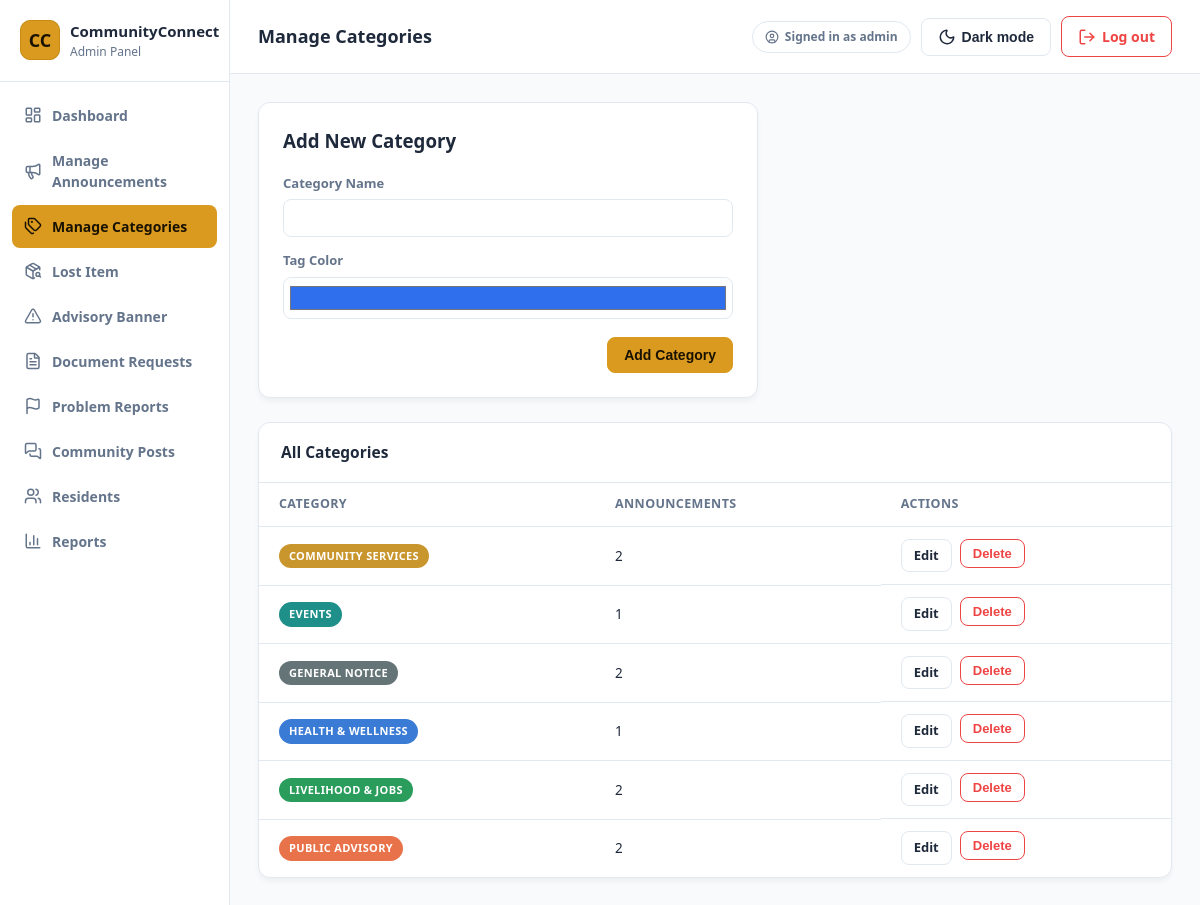
/admin/manage_categories.php (signed in), run on the app's committed database.
### tables this page shows
CREATE TABLE categories (
    id VARCHAR(20) PRIMARY KEY,
    name VARCHAR(60) NOT NULL UNIQUE,
    color VARCHAR(10) NOT NULL,
    created_at TIMESTAMP DEFAULT CURRENT_TIMESTAMP
);

### public/admin/manage_categories.php (the view, shortened to what this page needs)
<?php
require_once __DIR__ . '/includes/admin_layout_top.php';
$editRow = null;
$categories = $pdo->query(
    "SELECT c.*, (SELECT COUNT(*) FROM announcements a WHERE a.category = c.name) AS usage_count
     FROM categories c ORDER BY c.name"
)->fetchAll();
?>
<!DOCTYPE html>
<html lang="en" data-theme="light">
<head>
    <link rel="stylesheet" href="../assets/css/style.css">
</head>
<body>
<div class="admin-shell">
    <?php include __DIR__ . '/includes/sidebar.php'; ?>
    <div class="admin-main">
        <?php include __DIR__ . '/includes/topbar.php'; ?>
        <div class="admin-content">
            <div class="panel" style="max-width: 500px; padding: 24px;">
                <h3 style="margin-top:0;"><?= $editRow ? 'Edit Category' : 'Add New Category' ?></h3>
                <form method="post">
                    <div class="field">
                        <label for="name">Category Name</label>
                        <input type="text" id="name" name="name" required value="<?= e($editRow['name'] ?? '') ?>">
                    </div>
                    <div class="field">
                        <label for="color">Tag Color</label>
                        <input type="color" id="color" name="color" value="<?= e($editRow['color'] ?? DEFAULT_CATEGORY_COLOR) ?>" style="height:42px; padding:4px; cursor:pointer;">
                    </div>
                    <div class="modal-actions">
                        <button type="submit" class="btn btn-primary"><?= $editRow ? 'Save Changes' : 'Add Category' ?></button>
                    </div>
                </form>
            </div>
            <div class="panel">
                <div class="panel-header">
                    <h3>All Categories</h3>
                </div>
                <div class="table-scroll">
                    <table class="data-table">
                        <thead>
                            <tr>
                                <th>Category</th>
                                <th>Announcements</th>
                                <th>Actions</th>
                            </tr>
                        </thead>
                        <tbody>
                            <?php foreach ($categories as $c): ?>
                                <tr>
                                    <td><span class="tag" style="background: <?= e($c['color']) ?>;"><?= e($c['name']) ?></span></td>
                                    <td><?= (int)$c['usage_count'] ?></td>
                                    <td class="row-actions">
                                        <a href="manage_categories.php?edit=<?= urlencode($c['id']) ?>" class="btn btn-sm">Edit</a>
                                        <form method="post" onsubmit="return confirm('Delete this category?');">
                                            <button type="submit" class="btn btn-sm btn-danger" <?= $c['usage_count'] > 0 ? 'title="In use — cannot delete"' : '' ?>>Delete</button>
                                        </form>
                                    </td>
                                </tr>
                            <?php endforeach; ?>
                        </tbody>
                    </table>
                </div>
            </div>
        </div>
    </div>
</div>
</body>
</html>

### public/assets/css/style.css (style rules this page uses)
:root { --bg: #2b0a10; --bg-elevated: #161d2c; --surface: #1b2334; --surface-hover: #212b40; --border: #2b3650; --text: #e8ecf5; --text-muted: #9aa6bd; --text-faint: #6b7794; --accent: #f0a824; --accent-hover: #f7bb4c; --accent-text: #1a1200; --accent-rgb: 240, 168, 36; --success: #35c48f; --success-rgb: 53, 196, 143; --danger: #ff6b6b; --danger-rgb: 255, 107, 107; --accent-purple: #a78bfa; --accent-purple-rgb: 167, 139, 250; --accent-orange: #ffa94d; --accent-orange-rgb: 255, 169, 77; --shadow: 0 8px 24px rgba(0, 0, 0, 0.35); --shadow-soft: 0 10px 30px rgba(0, 0, 0, 0.28); --radius: 12px; --radius-sm: 8px; --radius-lg: 18px; --navy: #0f172a; --navy-rgb: 15, 23, 42; }
:root[data-theme="light"] { --bg: #f8fafc; --bg-elevated: #ffffff; --surface: #ffffff; --surface-hover: #f1f5f9; --border: #e2e8f0; --text: #1e293b; --text-muted: #64748b; --text-faint: #94a3b8; --accent: #d99a1f; --accent-hover: #c78a15; --accent-text: #1a1200; --accent-rgb: 217, 154, 31; --success: #10b981; --success-rgb: 16, 185, 129; --danger: #ef4444; --danger-rgb: 239, 68, 68; --accent-purple: #8b5cf6; --accent-purple-rgb: 139, 92, 246; --accent-orange: #f59e0b; --accent-orange-rgb: 245, 158, 11; --shadow: 0 10px 25px -5px rgba(15, 23, 42, 0.1); --shadow-soft: 0 4px 6px -1px rgba(0, 0, 0, 0.05); }
* { box-sizing: border-box; }
html, body { margin: 0; padding: 0; background-color: var(--bg); color: var(--text); }
body { font-family: "Segoe UI", Roboto, -apple-system, BlinkMacSystemFont, sans-serif; line-height: 1.5; transition: background 0.2s ease, color 0.2s ease; }
a { color: var(--accent); text-decoration: none; }
.btn { display: inline-flex; align-items: center; gap: 6px; padding: 9px 16px; border-radius: var(--radius-sm); border: 1px solid var(--border); background: var(--surface); color: var(--text); font-size: 14px; font-weight: 600; cursor: pointer; transition: all 0.15s ease; }
.btn-primary { background: var(--accent); border-color: var(--accent); color: var(--accent-text); }
.btn-danger { background: transparent; border-color: var(--danger); color: var(--danger); }
.btn-sm { padding: 6px 12px; font-size: 13px; }
.tag { display: inline-block; align-self: flex-start; font-size: 11px; font-weight: 700; text-transform: uppercase; letter-spacing: 0.03em; padding: 4px 10px; border-radius: 999px; color: #fff; background: var(--accent); }
.field { margin-bottom: 14px; }
.field label { display: block; font-size: 13px; font-weight: 600; margin-bottom: 6px; color: var(--text-muted); }
.field input, .field select, .field textarea { width: 100%; padding: 10px 12px; border-radius: var(--radius-sm); border: 1px solid var(--border); background: var(--surface); color: var(--text); font-size: 14px; outline: none; }
.modal-actions { display: flex; justify-content: flex-end; gap: 10px; margin-top: 18px; }
.admin-shell { display: flex; min-height: 100vh; }
.admin-main { flex: 1; min-width: 0; }
.admin-content { padding: 28px; }
.panel { background: var(--surface); border: 1px solid var(--border); border-radius: var(--radius); box-shadow: var(--shadow-soft); overflow: hidden; margin-bottom: 24px; }
.panel-header { display: flex; align-items: center; gap: 10px; justify-content: space-between; padding: 18px 22px; border-bottom: 1px solid var(--border); }
.panel-header h3 { margin: 0; font-size: 15.5px; }
table.data-table { width: 100%; border-collapse: collapse; }
.data-table th, .data-table td { text-align: left; padding: 12px 20px; font-size: 13.5px; border-bottom: 1px solid var(--border); color: var(--text); }
.data-table th { color: var(--text-muted); font-weight: 600; font-size: 12.5px; text-transform: uppercase; letter-spacing: 0.03em; background: var(--bg-elevated); }
.data-table tr:last-child td { border-bottom: none; }
.row-actions { display: flex; gap: 8px; }
.table-scroll { width: 100%; overflow-x: auto; -webkit-overflow-scrolling: touch; scrollbar-width: thin; scrollbar-color: var(--text-faint) transparent; }

### data on the page
categories: name "COMMUNITY SERVICES", usage_count "2"
categories: name "EVENTS", usage_count "1"
categories: name "GENERAL NOTICE", usage_count "2"
categories: name "HEALTH & WELLNESS", usage_count "1"
categories: name "LIVELIHOOD & JOBS", usage_count "2"
categories: name "PUBLIC ADVISORY", usage_count "2"

### other printed values
$label "Dashboard"
$label "Manage Announcements"
$label "Manage Categories"
$label "Lost Item"
$label "Advisory Banner"
$label "Document Requests"
$label "Problem Reports"
$label "Community Posts"
$label "Residents"
$label "Reports"
$pageTitle "Manage Categories"
$adminUsername "admin"
